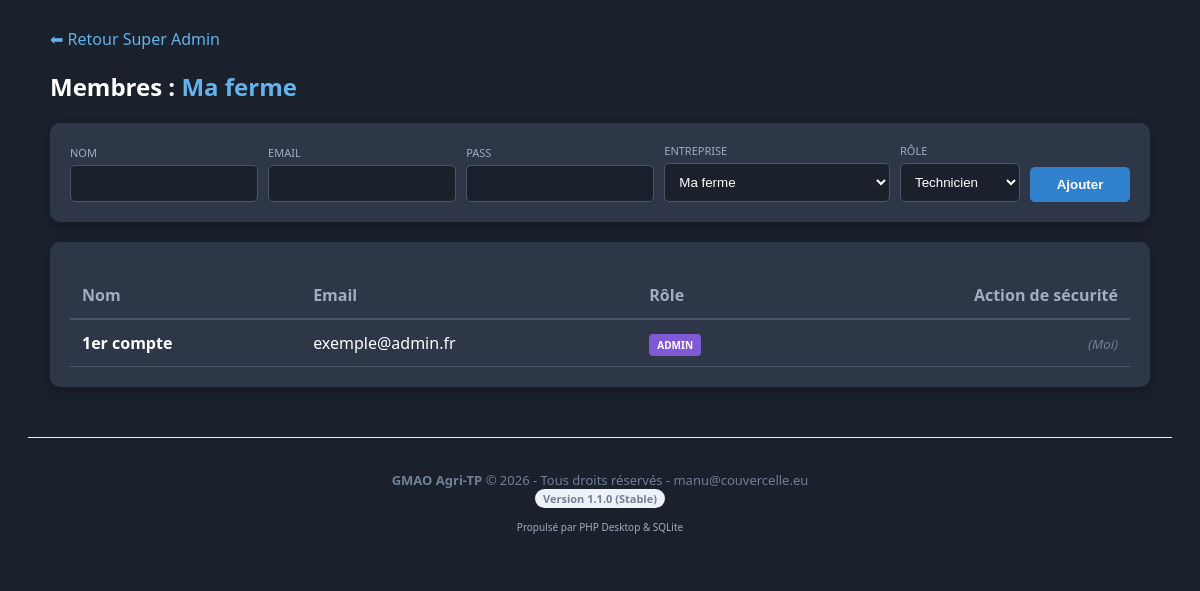
/voir_membres.php?id_ent=2 (signed in), run on the app's committed database.
### tables this page shows
CREATE TABLE entreprises (
        id INTEGER PRIMARY KEY AUTOINCREMENT,
        nom TEXT NOT NULL,
        adresse TEXT DEFAULT NULL,
        date_creation DATETIME DEFAULT CURRENT_TIMESTAMP
    );

CREATE TABLE utilisateurs (
        id INTEGER PRIMARY KEY AUTOINCREMENT,
        entreprise_id INTEGER,
        nom TEXT NOT NULL,
        email TEXT UNIQUE NOT NULL,
        password_hash TEXT NOT NULL,
        role TEXT CHECK(role IN ('admin','technicien')) DEFAULT 'technicien',
        date_creation DATETIME DEFAULT CURRENT_TIMESTAMP,
        FOREIGN KEY (entreprise_id) REFERENCES entreprises (id) ON DELETE CASCADE
    );

### voir_membres.php (the view, shortened to what this page needs)
<?php
require_once 'db.php';
$id_ent_url = isset($_GET['id_ent']) ? intval($_GET['id_ent']) : 0;
$st_all_ent = $pdo->query("SELECT id, nom FROM entreprises ORDER BY nom ASC");
$toutes_entreprises = $st_all_ent->fetchAll();
$st_e = $pdo->prepare("SELECT nom FROM entreprises WHERE id = ?");
$st_e->execute([$id_ent_url]);
$nom_ent_actuelle = $st_e->fetchColumn() ?: "Inconnue";
$st_u = $pdo->prepare("SELECT * FROM utilisateurs WHERE entreprise_id = ? ORDER BY role, nom");
$st_u->execute([$id_ent_url]);
$membres = $st_u->fetchAll();
?>
<!DOCTYPE html>
<html lang="fr">
<head>
</head>
<body>
<div class="container">
    <a href="super_admin.php" style="color: #63b3ed; text-decoration: none;">⬅ Retour Super Admin</a>
    <h2>Membres : <span style="color:#63b3ed;"><?= htmlspecialchars($nom_ent_actuelle) ?></span></h2>
    <div class="card">
        <form method="POST" class="form-grid">
            <div><label>Nom</label><input type="text" name="nom" required></div>
            <div><label>Email</label><input type="email" name="email" required></div>
            <div><label>Pass</label><input type="password" name="password" required></div>
            <div>
                <label>Entreprise</label>
                <select name="entreprise_id">
                    <?php foreach($toutes_entreprises as $ent): ?>
                        <option value="<?= $ent['id'] ?>" <?= ($ent['id'] == $id_ent_url) ? 'selected' : '' ?>>
                            <?= htmlspecialchars($ent['nom']) ?>
                        </option>
                    <?php endforeach; ?>
                </select>
            </div>
            <div>
                <label>Rôle</label>
                <select name="role">
                    <option value="technicien">Technicien</option>
                </select>
            </div>
            <button type="submit" name="ajouter_membre" class="btn-add">Ajouter</button>
        </form>
    </div>
    <div class="card">
        <table>
            <thead>
                <tr>
                    <th>Nom</th>
                    <th>Email</th>
                    <th>Rôle</th>
                    <th style="text-align:right;">Action de sécurité</th>
                </tr>
            </thead>
            <tbody>
                <?php foreach($membres as $u): ?>
                <tr>
                    <td><strong><?= htmlspecialchars($u['nom']) ?></strong></td>
                    <td><?= htmlspecialchars($u['email']) ?></td>
                    <td><span class="badge <?= ($u['role'] == 'admin') ? 'badge-admin' : '' ?>"><?= strtoupper($u['role']) ?></span></td>
                    <td style="text-align:right;">
                        <?php if($u['id'] != $_SESSION['user_id']): ?>
                            <form method="GET" class="suppr-container">
                                <input type="hidden" name="id_ent" value="<?= $id_ent_url ?>">
                                <input type="hidden" name="suppr_id" value="<?= $u['id'] ?>">
                                <label style="font-size: 10px; color: #fc8181; text-transform: none; display: flex; align-items: center; gap: 4px; cursor: pointer; margin-bottom:0;">
                                    <input type="checkbox" name="confirmer_suppr" required style="width: 14px; height: 14px;">
                                    Confirmer
                                </label>
                                <button type="submit" class="btn-suppr">Supprimer</button>
                            </form>
                        <?php else: ?>
                            <small style="color:#718096; font-style: italic;">(Moi)</small>
                        <?php endif; ?>
                    </td>
                </tr>
                <?php endforeach; ?>
            </tbody>
        </table>
    </div>
</div>
<?php include 'footer.php'; ?>
</body>
</html>

### voir_membres.php (style rules this page uses)
body { font-family: 'Segoe UI', sans-serif; background: #1a202c; color: white; padding: 20px; }
.container { max-width: 1100px; margin: auto; }
.card { background: #2d3748; padding: 20px; border-radius: 10px; margin-bottom: 20px; box-shadow: 0 4px 10px rgba(0,0,0,0.2); }
.form-grid { display: grid; grid-template-columns: 1fr 1fr 1fr 1.2fr 120px 100px; gap: 10px; align-items: end; }
input, select { background: #1a202c; border: 1px solid #4a5568; color: white; padding: 10px; border-radius: 5px; width: 100%; box-sizing: border-box; }
label { display: block; font-size: 11px; color: #a0aec0; margin-bottom: 5px; text-transform: uppercase; }
.btn-add { background: #3182ce; color: white; border: none; padding: 10px; border-radius: 5px; cursor: pointer; font-weight: bold; }
table { width: 100%; border-collapse: collapse; margin-top: 10px; }
th { text-align: left; border-bottom: 2px solid #4a5568; padding: 12px; color: #a0aec0; }
td { padding: 12px; border-bottom: 1px solid #4a5568; }
.badge { padding: 4px 8px; border-radius: 4px; font-size: 10px; font-weight: bold; background: #4a5568; }
.badge-admin { background: #805ad5; }

### data on the page
entreprises: nom "Ma ferme"
utilisateurs: nom "1er compte", email "exemple@admin.fr", role "ADMIN", shows "(Moi)"

### other printed values
form field entreprise_id "Ma ferme"
